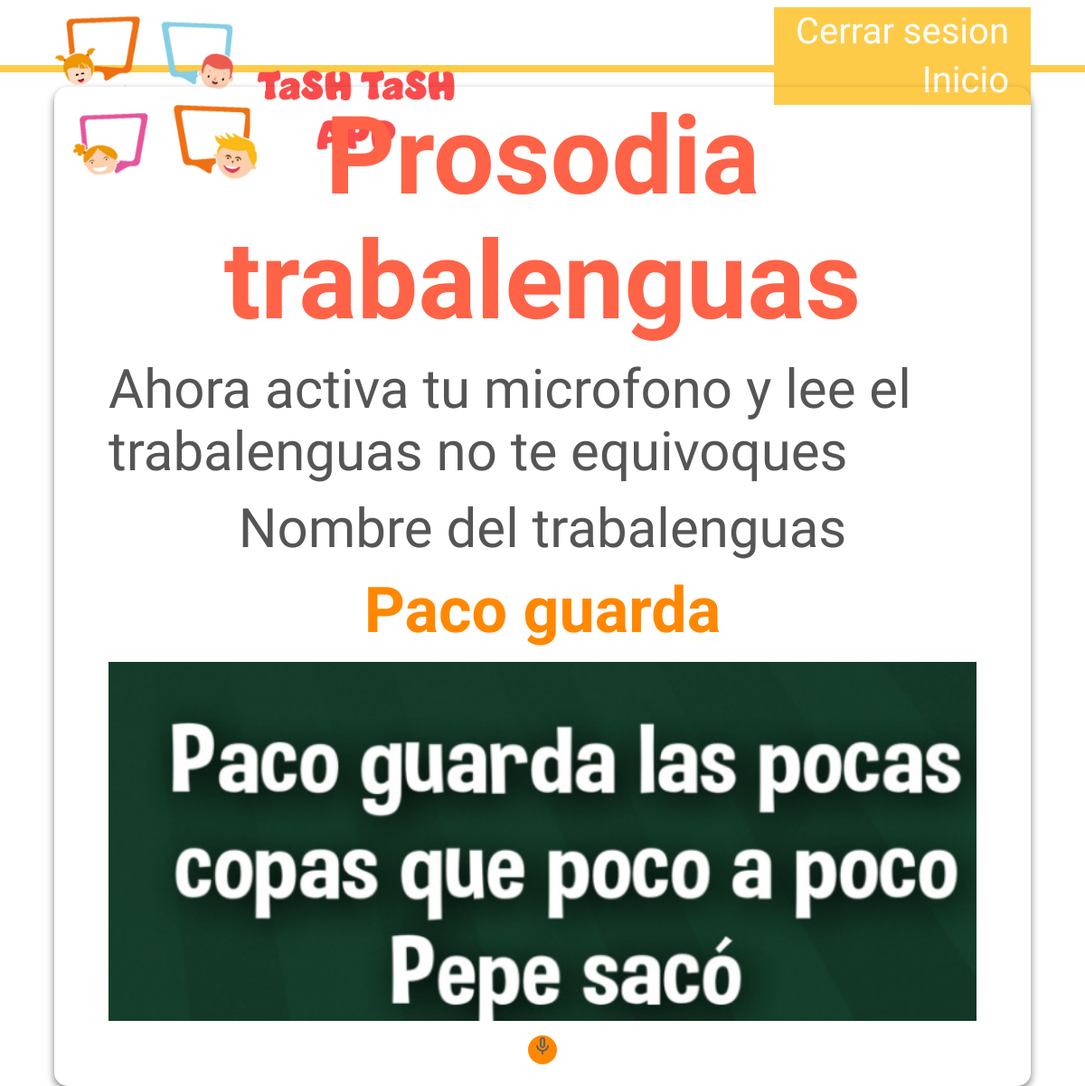
The app's page /prosodia/prosodia_trabalenguas/ (signed in) with its own data.
### prosodia/models.py (models this page shows, shortened)
class Prosodia_trabalenguas_info(models.Model):
    nombre= models.TextField(max_length=100, verbose_name="nombre")
    imagen = models.ImageField(upload_to='fotos/', null=False, verbose_name="imagen")
    transcripcion_trabalenguas = models.TextField(max_length= 300, verbose_name="transcripcion")

### prosodia/views.py (the view)
class Prosodia_trabalenguas_view(LoginRequiredMixin, ListView):
    model = Prosodia_trabalenguas_info
    template_name = 'prosodia/prosodia_trabalenguas.html'
    context_object_name = 'instrucciones'
    def get_queryset(self):
        longitud = len(Prosodia_trabalenguas_info.objects.all())
        modulo_seleccionado = random.randint(1, longitud)
        queryset = Prosodia_trabalenguas_info.objects.all()[modulo_seleccionado-1:modulo_seleccionado]
        return queryset

### prosodia/templates/prosodia/prosodia_trabalenguas.html
{% extends "base.html" %}
{% load static %}
{% block extra_styles %}
    <link rel="stylesheet" href="{% static 'css/style_prosodia_trabalenguas.css' %}">
{% endblock extra_styles %}
{% block content %}
<div class="content">
<h2>Prosodia trabalenguas</h2>
<p>Ahora activa tu microfono y lee el trabalenguas no te equivoques</p>
{% for instruccion in instrucciones %}
    <p>Nombre del trabalenguas</p>
    <h3>{{instruccion.nombre}}</h3>
    <img src="{{instruccion.imagen.url}}" alt="imagen trabalenguas">
    <button class="mic-button">
        <img src="{% static 'images/mic_abierto.png' %}" alt="Micrófono">
    </button>
{% endfor %}
</div>
{% endblock content %}

### static/css/base.css (style rules this page uses)
:root { --color-titulo: #ff6347; --color-subtitulo: #ff8800; --color-parrafo: #555; --color-destacado: #ff0015; --font-size-titulo: 12rem; --font-size-subtitulo: 7rem; --font-size-parrafo: 6rem; --font-size-destacado: 8rem; }
* { margin: 0; padding: 0; box-sizing: border-box; font-family: "Concert One", cursive; }
html { font-size: 62.5%; }
.content { width: 90vw; border-radius: 15px; margin-top: 2vh; padding: 1vh 5vw; box-shadow: 0 4px 8px rgba(0, 0, 0, 0.5); display: flex; flex-direction: column; align-items: center; justify-content: space-evenly; }

### prosodia/static/css/style_prosodia_trabalenguas.css (style rules this page uses)
.content * { margin-bottom: 2vh; }
h2 { color: var(--color-titulo); font-size: var(--font-size-titulo); text-align: center; }
p { color: var(--color-parrafo); font-size: var(--font-size-parrafo);; }
h3 { color: var(--color-subtitulo); font-size: var(--font-size-subtitulo); text-align: center; }
.content img { width: 80vw; }
.mic-button { height: 4vh; width: 4vh; background-color: var(--color-subtitulo); border: rgb(0, 0, 0); cursor: pointer; border-radius: 50%; }
.mic-button img { height: 3vh; width: 3vh; }

### records on screen
Prosodia_trabalenguas_info: nombre "Paco guarda", imagen (picture)
